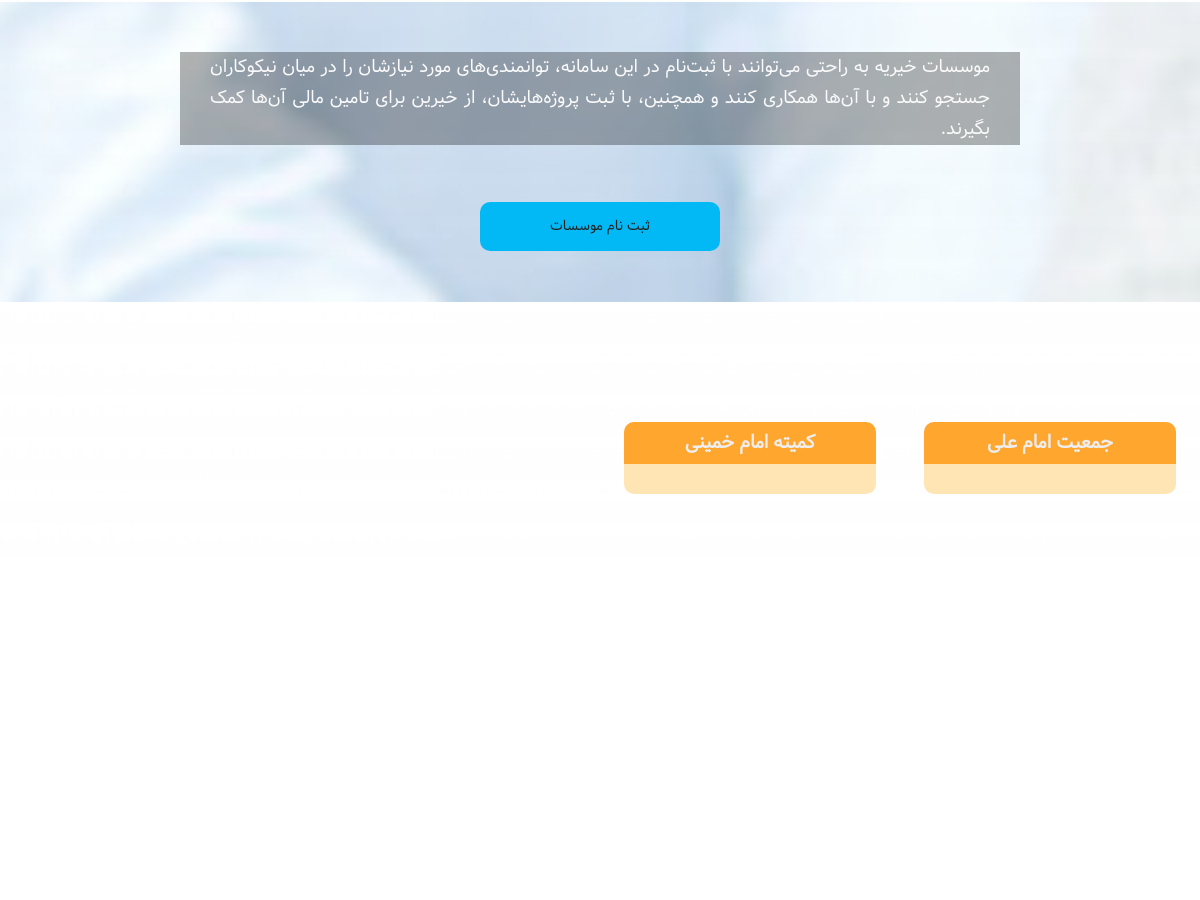
Page / (signed in, middle part) on the earlier database version.
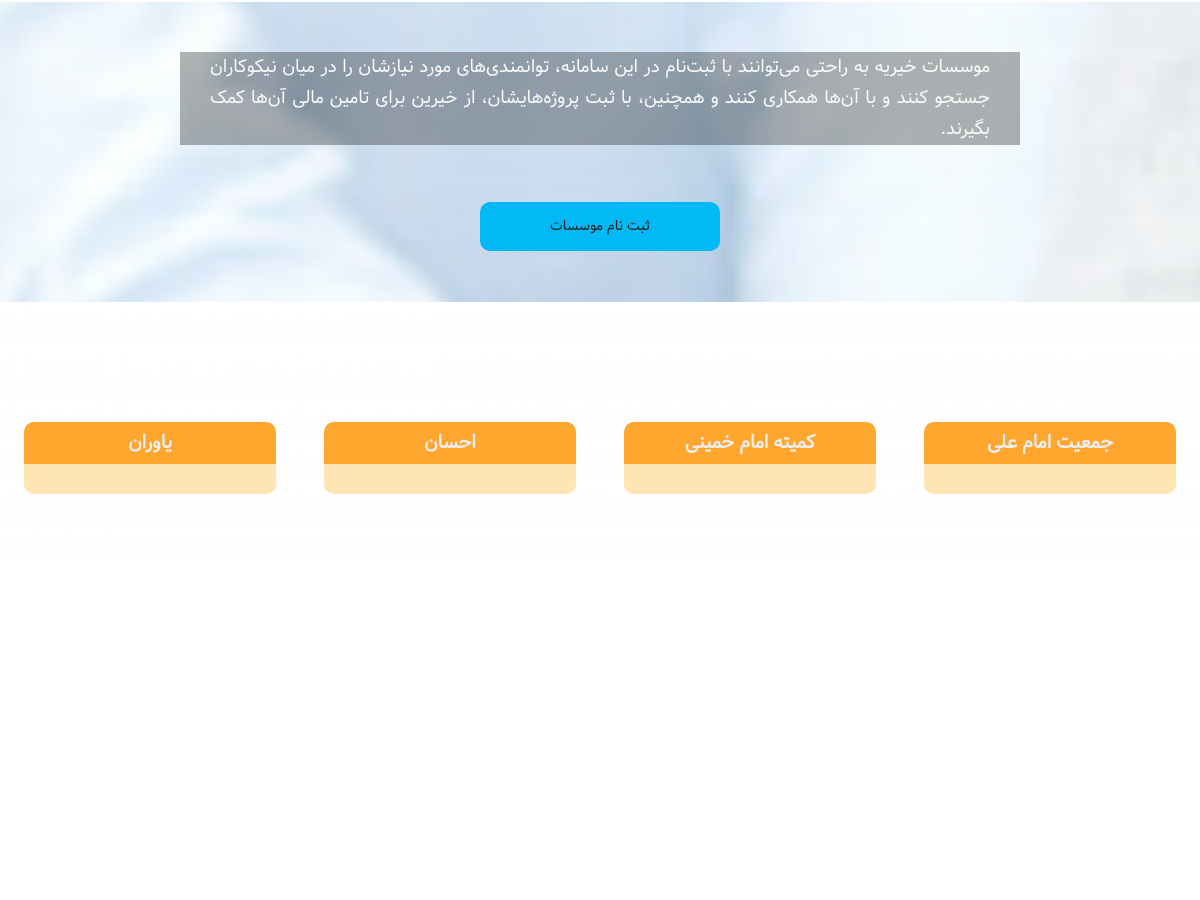
Same page on the later database version.
### users/models.py (models this page shows)
class Organizer(models.Model):
    user = models.OneToOneField(CustomUser, on_delete=models.CASCADE, related_name='organizer')
    name = models.CharField(max_length=20)
    day = models.IntegerField()
    month = models.IntegerField()
    year = models.IntegerField()
    address = models.CharField(max_length=100)
    city = models.CharField(max_length=10, choices=CITY_CHOICES, default='blank')
    phone = models.CharField(max_length=15)
    website = models.URLField()
    license = models.CharField(max_length=20)

### users/views.py (the view)
# urls.py: url(r'^$', views.index, name='index'),
def index(request):
    orgs = Organizer.objects.all()[:4]
    bens = Benefactor.objects.all()[:4]
    return render(request, 'index.html', {'bens': bens, 'orgs': orgs})

### templates/index.html (shortened to what this page needs)
<!DOCTYPE html>
{% load staticfiles %}
<html lang="fa" dir="rtl">
<head>
	<link rel="stylesheet" type="text/css" href={% static "css/index.css" %}/>
</head>
<body>
	<div id="ad" class="main">
		<div class="mainPage">
			<div id="cc">
				<div class="wrapper"></div>
				<div class="section2" id="c2">
					<div id="p2">
					</div>
					<p id="p21">
						موسسات خیریه به راحتی می‌توانند با ثبت‌نام در این سامانه، توانمندی‌های مورد نیازشان را در میان نیکوکاران جستجو کنند و با آن‌ها همکاری کنند و همچنین، با ثبت پروژه‌هایشان، از خیرین برای تامین مالی آن‌ها کمک بگیرند.
					</p>
					<div id="p22" class="enter"><a href="{% url 'registerOrg' %}">ثبت نام موسسات</a></div>
				</div>
				<div class="section3" id="c3">
                    {% for org in orgs %}
                     <div class="organization">
                      <h3>{{ org.name }}</h3>
                     </div>
                     {% endfor %}
				</div>
				<div class="section4" id="c4">
				</div>
			</div>
		</div>
	</div>
</body>
</html>

Differences in the rows shown:
added Organizer: name "احسان"
added Organizer: name "یاوران"
